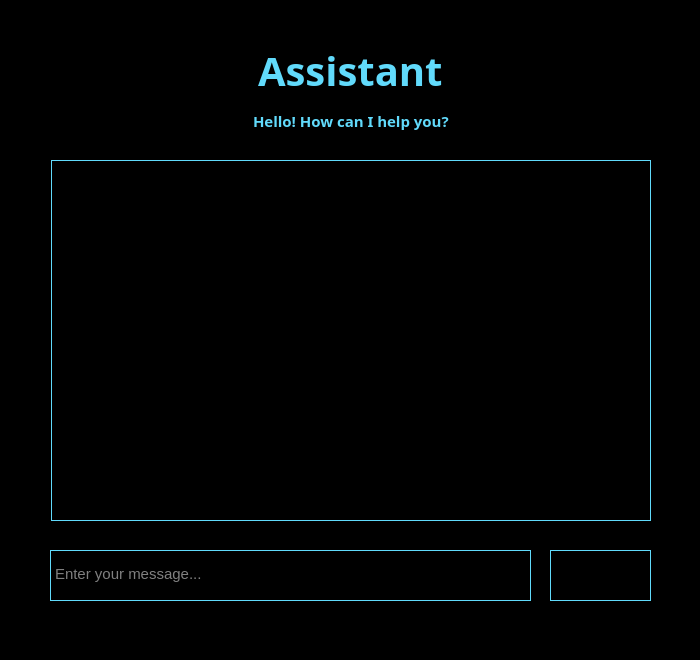
<?xml version="1.0" encoding="UTF-8"?>
<ui version="4.0">
 <class>Assistant</class>
 <widget class="QMainWindow" name="Assistant">
  <property name="geometry">
   <rect>
    <x>0</x>
    <y>0</y>
    <width>700</width>
    <height>660</height>
   </rect>
  </property>
  <property name="sizePolicy">
   <sizepolicy hsizetype="Fixed" vsizetype="Fixed">
    <horstretch>0</horstretch>
    <verstretch>0</verstretch>
   </sizepolicy>
  </property>
  <property name="minimumSize">
   <size>
    <width>700</width>
    <height>660</height>
   </size>
  </property>
  <property name="maximumSize">
   <size>
    <width>700</width>
    <height>660</height>
   </size>
  </property>
  <property name="windowTitle">
   <string>Assistant</string>
  </property>
  <property name="styleSheet">
   <string notr="true">background: #000</string>
  </property>
  <widget class="QWidget" name="centralwidget">
   <property name="sizePolicy">
    <sizepolicy hsizetype="Fixed" vsizetype="Fixed">
     <horstretch>0</horstretch>
     <verstretch>0</verstretch>
    </sizepolicy>
   </property>
   <widget class="QTextEdit" name="messageInputField">
    <property name="geometry">
     <rect>
      <x>50</x>
      <y>550</y>
      <width>481</width>
      <height>51</height>
     </rect>
    </property>
    <property name="styleSheet">
     <string notr="true">color: #fff; font-size: 15px; border: 1px solid #61dafb; padding-top: 10px;</string>
    </property>
    <property name="placeholderText">
     <string>Enter your message...</string>
    </property>
   </widget>
   <widget class="QPushButton" name="sendMessageButton">
    <property name="geometry">
     <rect>
      <x>550</x>
      <y>550</y>
      <width>101</width>
      <height>51</height>
     </rect>
    </property>
    <property name="styleSheet">
     <string notr="true">color: #61dafb; border: 1px solid #61dafb</string>
    </property>
    <property name="text">
     <string/>
    </property>
    <property name="icon">
     <iconset theme="QIcon::ThemeIcon::MailForward"/>
    </property>
   </widget>
   <widget class="QWidget" name="horizontalLayoutWidget">
    <property name="geometry">
     <rect>
      <x>0</x>
      <y>30</y>
      <width>701</width>
      <height>80</height>
     </rect>
    </property>
    <layout class="QHBoxLayout" name="horizontalLayout">
     <item>
      <spacer name="horizontalSpacer">
       <property name="orientation">
        <enum>Qt::Orientation::Horizontal</enum>
       </property>
       <property name="sizeHint" stdset="0">
        <size>
         <width>40</width>
         <height>20</height>
        </size>
       </property>
      </spacer>
     </item>
     <item>
      <widget class="QLabel" name="label">
       <property name="minimumSize">
        <size>
         <width>1</width>
         <height>1</height>
        </size>
       </property>
       <property name="baseSize">
        <size>
         <width>0</width>
         <height>0</height>
        </size>
       </property>
       <property name="font">
        <font>
         <family>Waree</family>
         <pointsize>-1</pointsize>
         <bold>true</bold>
        </font>
       </property>
       <property name="styleSheet">
        <string notr="true">color: #61dafb; font-size: 40px;</string>
       </property>
       <property name="text">
        <string>Assistant</string>
       </property>
      </widget>
     </item>
     <item>
      <spacer name="horizontalSpacer_2">
       <property name="orientation">
        <enum>Qt::Orientation::Horizontal</enum>
       </property>
       <property name="sizeHint" stdset="0">
        <size>
         <width>40</width>
         <height>20</height>
        </size>
       </property>
      </spacer>
     </item>
    </layout>
   </widget>
   <widget class="QWidget" name="horizontalLayoutWidget_2">
    <property name="geometry">
     <rect>
      <x>0</x>
      <y>100</y>
      <width>701</width>
      <height>41</height>
     </rect>
    </property>
    <layout class="QHBoxLayout" name="horizontalLayout_2">
     <item>
      <spacer name="horizontalSpacer_3">
       <property name="orientation">
        <enum>Qt::Orientation::Horizontal</enum>
       </property>
       <property name="sizeHint" stdset="0">
        <size>
         <width>40</width>
         <height>20</height>
        </size>
       </property>
      </spacer>
     </item>
     <item>
      <widget class="QLabel" name="label_2">
       <property name="minimumSize">
        <size>
         <width>1</width>
         <height>1</height>
        </size>
       </property>
       <property name="baseSize">
        <size>
         <width>0</width>
         <height>0</height>
        </size>
       </property>
       <property name="font">
        <font>
         <family>Waree</family>
         <pointsize>-1</pointsize>
         <bold>true</bold>
        </font>
       </property>
       <property name="styleSheet">
        <string notr="true">color: #61dafb; font-size: 15px;</string>
       </property>
       <property name="text">
        <string>Hello! How can I help you?</string>
       </property>
      </widget>
     </item>
     <item>
      <spacer name="horizontalSpacer_4">
       <property name="orientation">
        <enum>Qt::Orientation::Horizontal</enum>
       </property>
       <property name="sizeHint" stdset="0">
        <size>
         <width>40</width>
         <height>20</height>
        </size>
       </property>
      </spacer>
     </item>
    </layout>
   </widget>
   <widget class="QWidget" name="horizontalLayoutWidget_3">
    <property name="geometry">
     <rect>
      <x>0</x>
      <y>160</y>
      <width>701</width>
      <height>361</height>
     </rect>
    </property>
    <layout class="QHBoxLayout" name="horizontalLayout_3">
     <item>
      <spacer name="horizontalSpacer_5">
       <property name="orientation">
        <enum>Qt::Orientation::Horizontal</enum>
       </property>
       <property name="sizeHint" stdset="0">
        <size>
         <width>40</width>
         <height>20</height>
        </size>
       </property>
      </spacer>
     </item>
     <item>
      <widget class="QListWidget" name="chat">
       <property name="minimumSize">
        <size>
         <width>600</width>
         <height>0</height>
        </size>
       </property>
       <property name="maximumSize">
        <size>
         <width>600</width>
         <height>16777215</height>
        </size>
       </property>
       <property name="font">
        <font>
         <family>FreeMono</family>
         <pointsize>-1</pointsize>
         <italic>false</italic>
         <bold>false</bold>
        </font>
       </property>
       <property name="styleSheet">
        <string notr="true">color: #61dafb; font-size: 15px; background: #000; border: 1px solid #61dafb</string>
       </property>
      </widget>
     </item>
     <item>
      <spacer name="horizontalSpacer_6">
       <property name="orientation">
        <enum>Qt::Orientation::Horizontal</enum>
       </property>
       <property name="sizeHint" stdset="0">
        <size>
         <width>40</width>
         <height>20</height>
        </size>
       </property>
      </spacer>
     </item>
    </layout>
   </widget>
  </widget>
  <widget class="QMenuBar" name="menubar">
   <property name="geometry">
    <rect>
     <x>0</x>
     <y>0</y>
     <width>700</width>
     <height>20</height>
    </rect>
   </property>
  </widget>
  <widget class="QStatusBar" name="statusbar">
   <property name="styleSheet">
    <string notr="true">color: #61dafb;</string>
   </property>
  </widget>
 </widget>
 <resources/>
 <connections/>
</ui>
